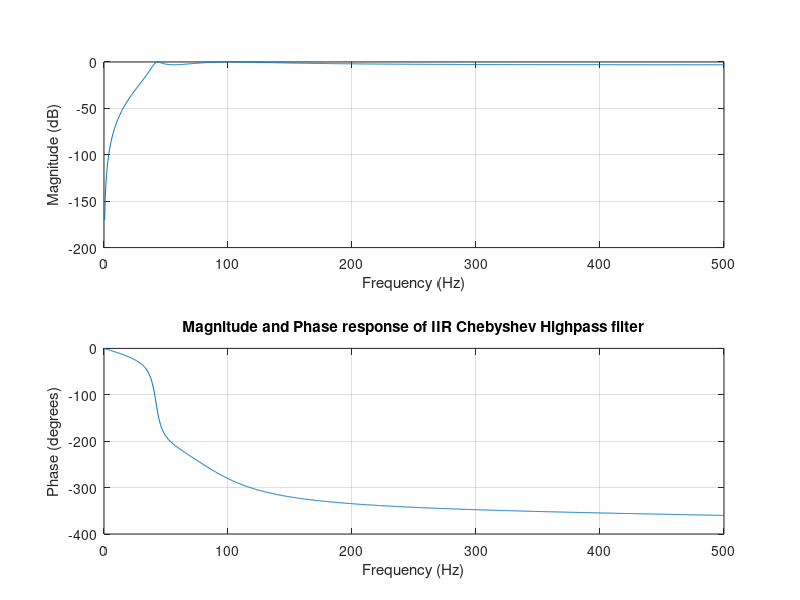

Here is the MATLAB script that generated this plot:
clear all;
clc;

kp = 3;           % passband ripple
ks = 60;          % stop attenuation
fp = 40;          % passband frequency
fs = 1000;        % sampling frequency
Fs = 150;         % stop band frequency

% Normalising filter
wp = fp/(fs/2);
ws = Fs/(fs/2);

% Butterworth Filters

%To determine the filter order and cut-off frequency
[N wc] = buttord(wp, ws, kp, ks);

disp(' IIR Butterworth Lowpass filter');
disp(' -------------------------------------------'); 
[den num] = butter(N, wc, 'low')% To normalise the cut-off frequency wc
freqz(den, num, 1000, fs);%plot the response
title('Magnitude and Phase response of IIR Butterworth Lowpass filter');
pause(10);
disp(' IIR Butterworth Lowpass filter ');
disp(' -------------------------------------------');
[b a] = butter(N, wc, 'high')
freqz(b, a, 1000, fs); %plot the response
title('Magnitude and Phase response of IIR Butterworth Highpass filter');
pause(10);
%Chebyshev Filter

%To determine the filter order and cut-off frequency
[N wc] = cheb1ord(wp, ws, kp, ks);   

disp(' IIR Chebyshev Lowpass filter');
disp(' -------------------------------------------'); 
[b a] = cheby1(N, kp, wc, 'low')   
freqz(b, a, 1000, fs)    %plot the response
title('Magnitude and Phase response of IIR Chebyshev Lowpass filter');
pause(10);
disp(' IIR Chebyshev Highpass filter ');
disp(' -------------------------------------------'); 
[b a] = cheby1(N, kp, wc, 'high')   
freqz(b, a, 1000, fs)    %plot the response
title('Magnitude and Phase response of IIR Chebyshev Highpass filter');